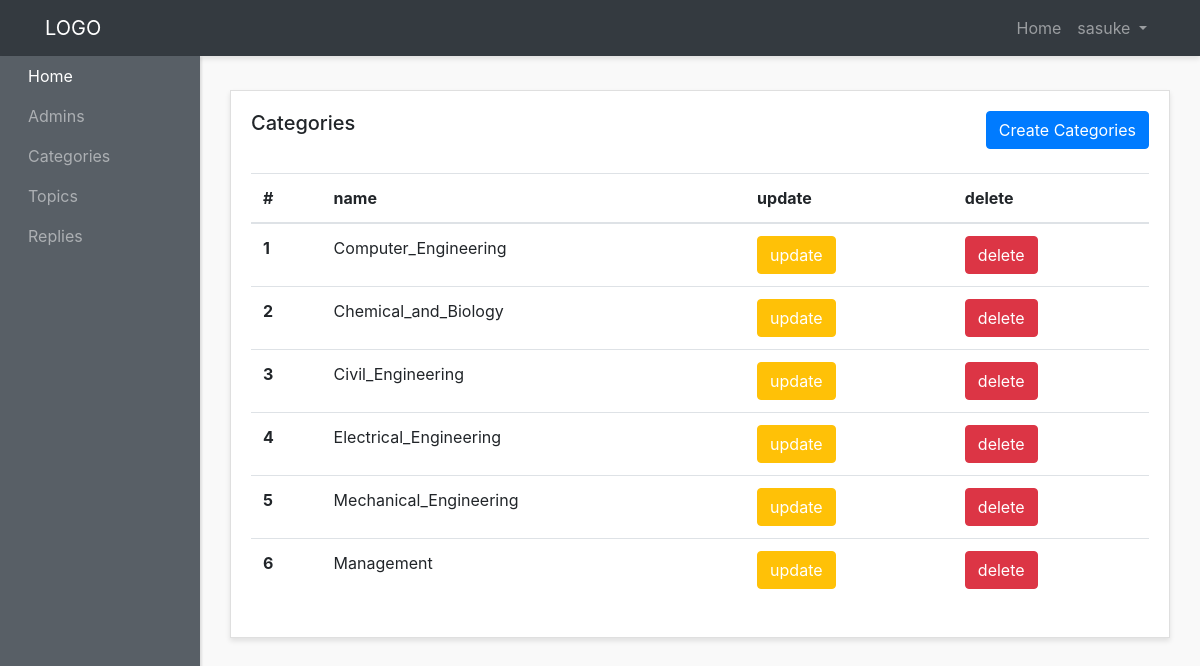
Page /admin-panel/categories-admins/show-categories.php (signed in) on the committed database.
### tables this page shows
CREATE TABLE `categories` (
  `id` int(5) NOT NULL,
  `name` varchar(200) NOT NULL,
  `created_at` timestamp NOT NULL DEFAULT CURRENT_TIMESTAMP
);

### admin-panel/categories-admins/show-categories.php (the view, shortened to what this page needs)
<?php require "../layouts/header.php";?>
<?php require "../../config/config.php";?>
<?php
$categories = $conn->query("SELECT * FROM categories");
$categories->execute();
$allCategories = $categories->fetchAll(PDO::FETCH_OBJ);
?>
<div class="row">
        <div class="col">
          <div class="card">
            <div class="card-body">
              <h5 class="card-title mb-4 d-inline">Categories</h5>
             <a  href="<?php echo ADMINURL; ?>/categories-admins/create-category.php" class="btn btn-primary mb-4 text-center float-right">Create Categories</a>
              <table class="table">
                <thead>
                  <tr>
                    <th scope="col">#</th>
                    <th scope="col">name</th>
                    <th scope="col">update</th>
                    <th scope="col">delete</th>
                  </tr>
                </thead>
                <tbody>
                <?php foreach ($allCategories as $category) : ?>
                  <tr>
                    <th scope="row"><?php echo $category->id ?></th>
                    <td><?php echo $category->name ?></td>
                    <td><a  href="update-category.php?id=<?php echo $category->id; ?>" class="btn btn-warning text-white text-center ">update</a></td>
                    <td><a href="delete-category.php?id=<?php echo $category->id; ?>" class="btn btn-danger  text-center ">delete</a></td>
                  </tr
                <?php endforeach; ?>
              </table>
            </div>
          </div>
        </div>
      </div>
<?php require "../layouts/footer.php";?>

### admin-panel/styles/style.css (style rules this page uses)
body { background:#f9f9f9; }
.card { margin-bottom: 15px; border-radius:0; box-shadow: 0 3px 5px rgba(0,0,0,.1); }

### rows in the picture
categories: id "1", name "Computer_Engineering"
categories: id "2", name "Chemical_and_Biology"
categories: id "3", name "Civil_Engineering"
categories: id "4", name "Electrical_Engineering"
categories: id "5", name "Mechanical_Engineering"
categories: id "6", name "Management"

### other values in the picture
$_SESSION['adminname'] "sasuke"
